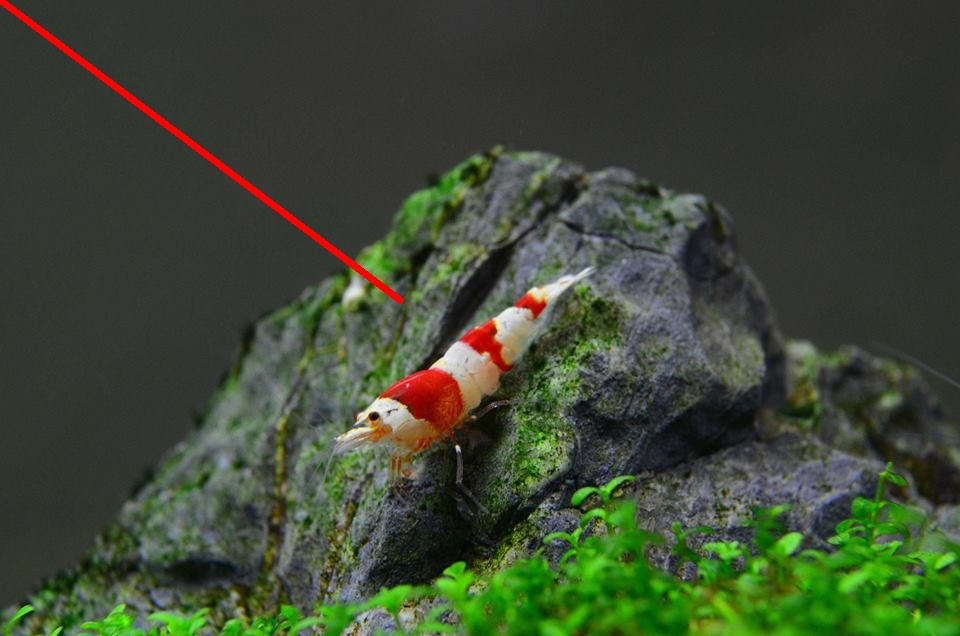
#> input picture abc.jpg, 960 x 636 px, given in place of digits.png, which was not available
$ python ghepanh.py
#> lines starting #> are read from the running program, lines starting #| are printed output that depends on the picture; pictures that were not available may be replaced by others from this repository, and a replacement may not be noted
import cv2
import numpy as np

img1 = cv2.imread('digits.png', 1)
#> img1 is the input picture: shape (636, 960, 3); mean B, G, R 52.1, 71.9, 61.9
img2 = cv2.imread('anh1.jpg', 1)
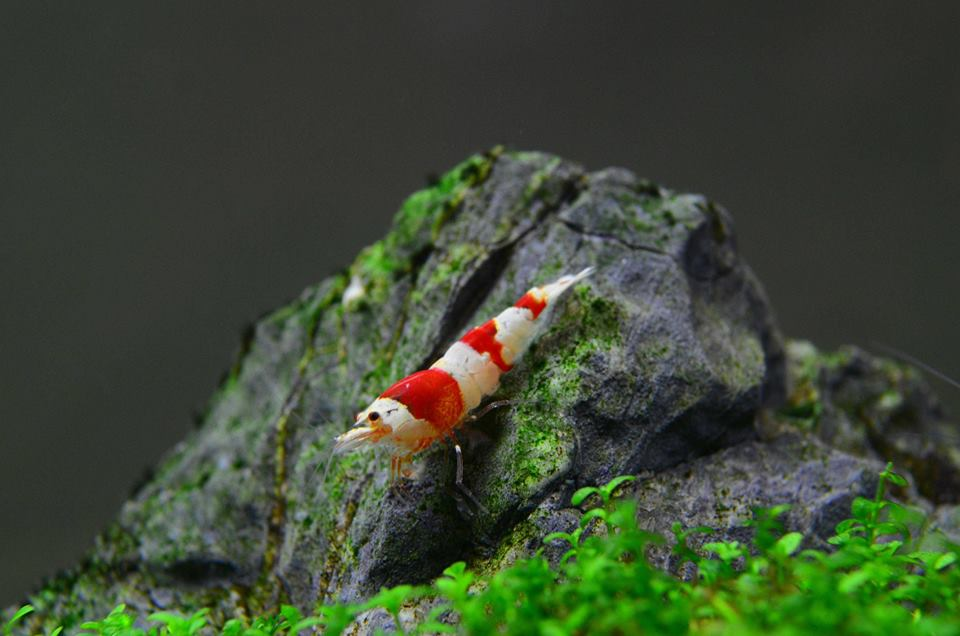
#> input picture anh1.jpg, 960 x 636 px
#> img2 is the input picture: shape (636, 960, 3); mean B, G, R 52.4, 72.2, 60.8

img1 = img1[300:500, 400:800]
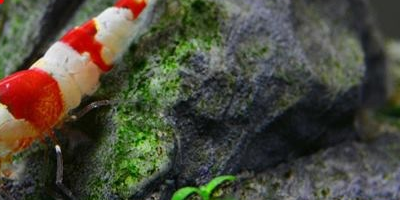
#> img1: shape (200, 400, 3); mean B, G, R 60.5, 74.2, 76.6
img2 = img2[300:500, 400:800]
#> img2: shape (200, 400, 3)

img3 = cv2.add(img1,img2)
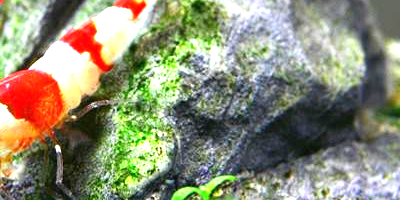
#> img3: shape (200, 400, 3); mean B, G, R 117.2, 141.7, 141.7
cv2.imwrite('anhghep.jpg', img3)
cv2.imshow('anhghep.jpg', img3)
cv2.waitKey(0)
